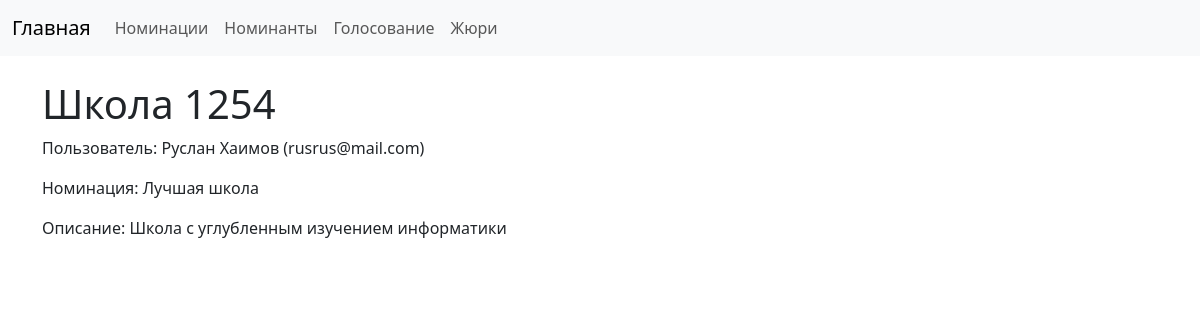
Screenshot of /nomination/nominee/2/ with the database file from the repository.
### nomination/models.py (models this page shows, shortened)
class Nominee(models.Model):
    nomination = models.ForeignKey(Nomination, verbose_name=_('Номинация'), on_delete=models.CASCADE, related_name='nominees')
    user = models.ForeignKey(User, verbose_name=_('Пользователь-номинант'), on_delete=models.CASCADE, related_name='nominee_profiles')
    project_name = models.CharField(_('Название проекта'), max_length=200)
    description = models.TextField(_('Описание проекта'), blank=True)
    contact = models.EmailField(_('Контактный email'), blank=True, null=True)
    created_at = models.DateTimeField(verbose_name='Дата создания', default=timezone.now)
    attachment = models.FileField(
        _('Вложение'),
        upload_to='nominee_files/',
        blank=True,
        null=True,
        help_text='Загрузите файл с описанием проекта'
    )
    project_url = models.URLField(_('Ссылка на проект'), blank=True, null=True)
    class Meta:
        verbose_name = _('Номинант')
        verbose_name_plural = _('Номинанты')
        ordering = ['-created_at']
        unique_together = ('nomination', 'user')

class User(models.Model):
    name = models.CharField(_('Имя'), max_length=30, blank=True)
    surname = models.CharField(_('Фамилия'), max_length=30, blank=True)
    email = models.EmailField(_('Электронная почта'), unique=True)
    role = models.ForeignKey(Role, verbose_name='Роль', on_delete=models.PROTECT, related_name='users')
    subscriptions = models.ManyToManyField(
        Nomination,
        through='Subscription',
        through_fields=('user', 'nomination'),
        related_name='subscribed_users',
        blank=True,
    )
    class Meta:
        verbose_name = 'Пользователь'
        verbose_name_plural = 'Пользователи'

class Nomination(models.Model):
    name = models.CharField(_('Название номинации'), max_length=200)
    description = models.TextField(_('Описание'), blank=True)
    created_date = models.DateTimeField(_('Дата создания'), default=timezone.now)
    end_date = models.DateTimeField(_('Дата завершения'), blank=True, null=True)
    class Meta:
        verbose_name = _('Номинация')
        verbose_name_plural = _('Номинации')

### nomination/views.py (the view)
# urls.py: path('nominee/<int:pk>/', views.nominee_detail_view, name='nominee_detail'),
def nominee_detail_view(request, pk):
    nominee = get_object_or_404(Nominee, pk=pk)
    return render(request, 'nomination/nominee_detail.html', {'nominee': nominee}) # get_absolute_url

### nomination/templates/nomination/nominee_detail.html (shortened to what this page needs)
{% extends 'base.html' %}
{% block content %}
<h1>{{ nominee.project_name }}</h1>
<p>Пользователь: {{ nominee.user.name }} {{ nominee.user.surname }} ({{ nominee.user.email }})</p>
<p>Номинация: {{ nominee.nomination.name }}</p>
<p>Описание: {{ nominee.description }}</p>
{% endblock %}

### rows the page displays
Nominee: project_name "Школа 1254", user.name "Руслан", user.surname "Хаимов", user.email "rusrus@mail.com", nomination.name "Лучшая школа", description "Школа с углубленным изучением информатики"
